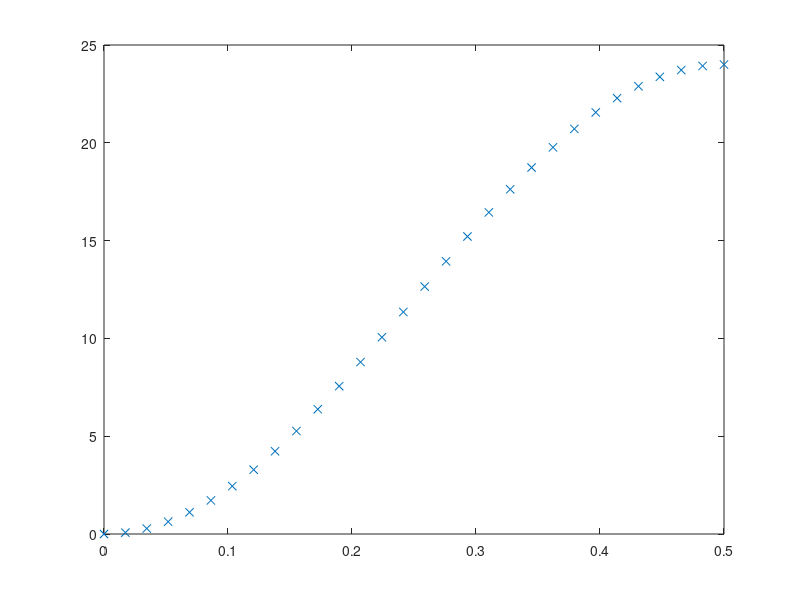

MATLAB code for this plot: (Note: this script raises an error after producing the figure.)
close all;
clear all;

hperiod = 0.5;
tablen = 30;
dt = hperiod/(tablen-1);
hamplitude = 12;

t = [];

t = [0:dt:hperiod];
p = cos(pi/hperiod*t)*-hamplitude+hamplitude;

figure()
plot(t,p,'x')

f = fopen('../sketch_dec19a/cos.h','w')
s = sprintf('#define TABLEN %d\nconst int ampl = %d;\n',tablen,hamplitude*2);
fputs(f,s)
s = sprintf('const uint8_t cosT[%d] = {',length(t));
fputs(f,s)
for b = p(1:length(t)-1)
  v = round(b);
  s = sprintf('%d,',v);
  fputs(f,s);
endfor
s = sprintf('%d};\n',round(p(length(t))));
fputs(f,s)
fclose(f)
